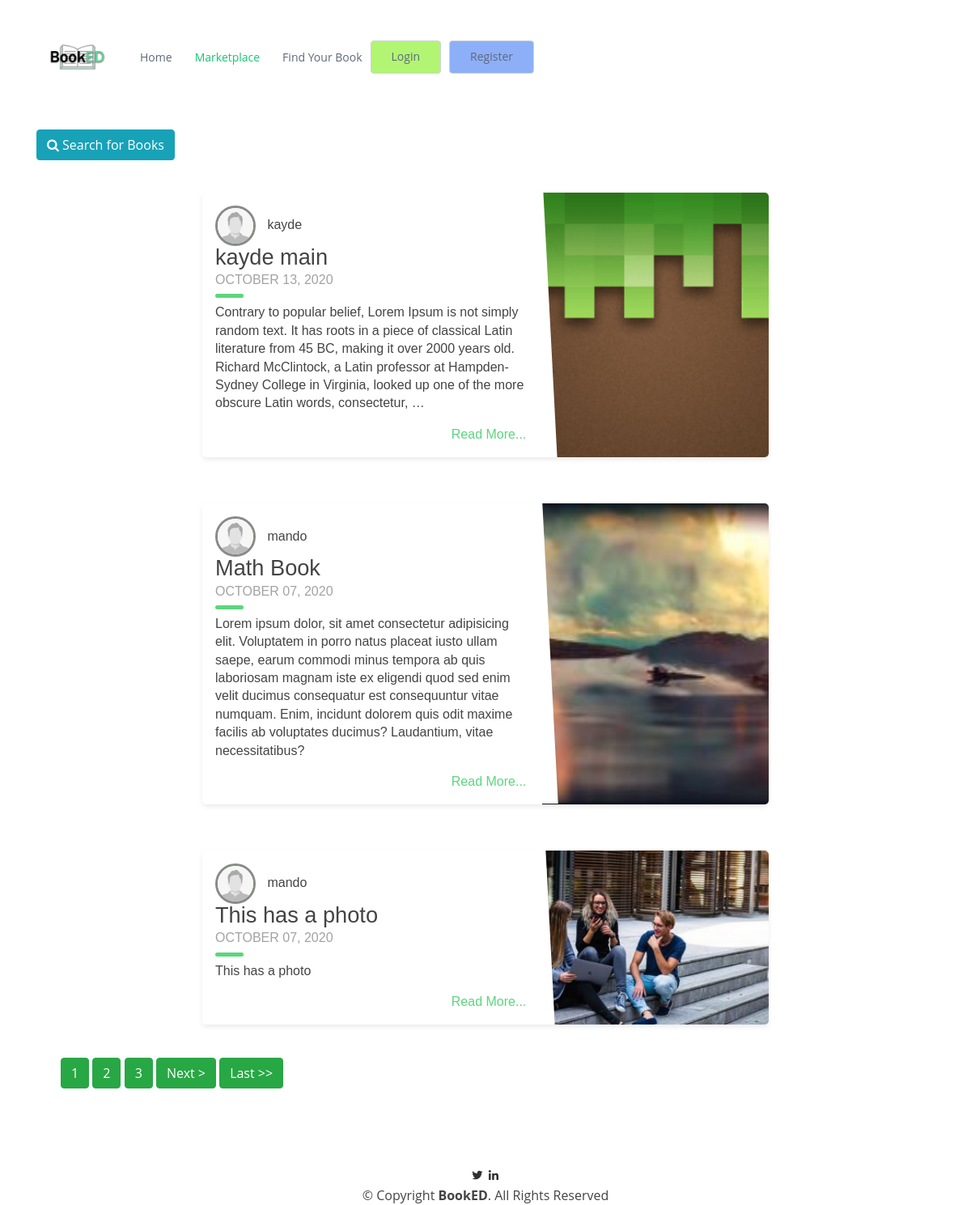
The page /market/ on the database as committed earlier.
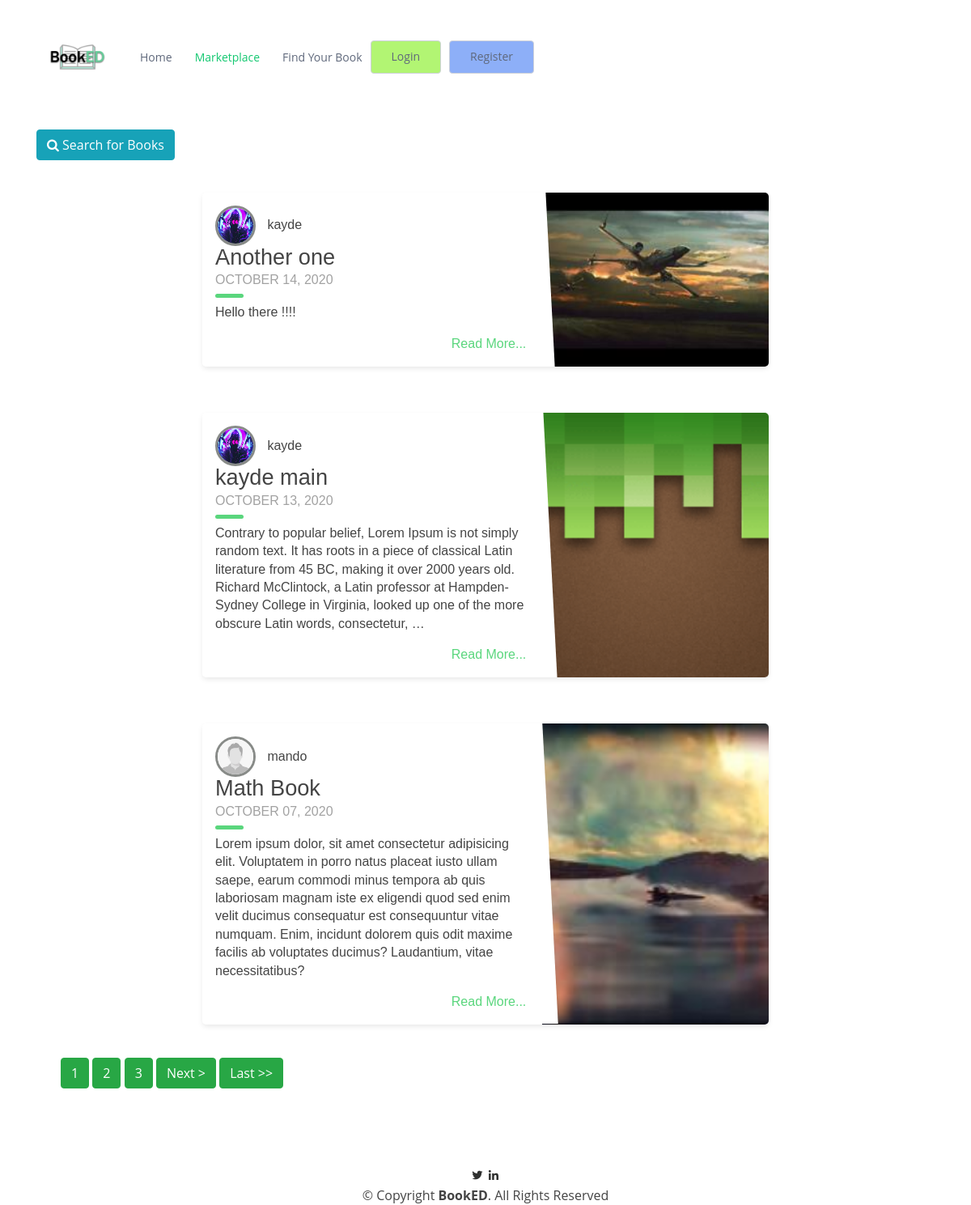
The same page on the database as committed later.
### main/models.py (models this page shows, shortened)
class Post(models.Model):
    title = models.CharField(max_length=50) #title length restriction 50
    content = models.TextField(max_length=500) #content lenght restricted to 500
    schools = models.ForeignKey('School', null=True, blank=True, on_delete=models.CASCADE)
    classes = models.ManyToManyField(Class)
    course = models.ForeignKey(Course, on_delete=models.CASCADE, null=True, blank=True)
    date_posted = models.DateTimeField(default=timezone.now) #gets time that the post is made
    semester = models.ForeignKey('Semester', null=True, blank=True, on_delete=models.CASCADE)
    objects = models.Manager()
    isbn = models.IntegerField(default=000)
    post_img = models.ImageField(upload_to='post_image',default='default.jpg')
    author = models.ForeignKey(User, on_delete=models.CASCADE) #deleted post if user is deleted
    sponsored = models.BooleanField(default=False)
    class Meta:
        ordering = ['-date_posted']

### users/models.py (models this page shows, shortened)
class Profile(models.Model):
    user = models.OneToOneField(User, on_delete=models.CASCADE) #one to one relationship with the user profile
    image = models.ImageField(default='default.jpg', upload_to='profile_pics') #default profile image
    image_back = models.ImageField(default='default_back.jpg', upload_to='background_pics') #default profile image
    school = models.ManyToManyField(main.models.School)
    course = models.ManyToManyField(main.models.Course)
    classes = models.ManyToManyField(main.models.Class)
    semester = models.ManyToManyField(main.models.Semester)

### main/views.py (the view)
# urls.py: path('market/', PostListView.as_view(), name='Main-Market'),
class PostListView(ListView):
    model = Post
    template_name = 'main/market.html' # <app>/<models>_<viewtype>.html <APP>
    context_object_name = 'posts' #<MODELS>
    ordering =  ['-date_posted']
    paginate_by = 3

### main/models.py (called while the page is built)
    def __str__(self):
        return self.name

    def __str__(self):
        return self.semester

### main/templates/main/market.html (shortened to what this page needs)
{% load static %}
<!DOCTYPE html>
<html lang="en">
<head>
  <link rel="stylesheet" href="https://cdnjs.cloudflare.com/ajax/libs/font-awesome/4.7.0/css/font-awesome.min.css">
  <link href="{% static 'assets/vendor/bootstrap/css/bootstrap.min.css' %}" rel="stylesheet">
  <link href="{% static 'assets/vendor/icofont/icofont.min.css' %}" rel="stylesheet">
  <link href="{% static 'assets/vendor/boxicons/css/boxicons.min.css' %}" rel="stylesheet">
  <link href="{% static 'assets/vendor/venobox/venobox.css' %}" rel="stylesheet">
  <link href="{% static 'assets/vendor/owl.carousel/assets/owl.carousel.min.css' %}" rel="stylesheet">
  <link href="{% static 'assets/css/style.css' %}" rel="stylesheet">
  <link rel="stylesheet" href="{% static 'assets/css/filter.css' %}">
</head>
<body>
  <header id="header" class="fixed-top">
    <div class="container d-flex align-items-center">
      <a href="/"><img src="{% static 'assets/img/BookED_Logo1.png' %}" alt="MainLogo" class="img-fluid" width="100" height="100"></a>
      <nav class="nav-menu d-none d-lg-block">
        <ul>
          <li><a href="/">Home</a></li>
          <li class="active"><a href="#market">Marketplace</a></li>
          <li><a href="/filter">Find Your Book</a></li>
      {% if user.is_authenticated %}
      <a href="/profile" class="get-started-btn scrollto">Profile</a>
      <a href="{% url 'Post-Create' %}" class="get-post-btn scrollto">New Post</a>
      {% else %}
      <a href="/login" class="get-started-btn scrollto">Login</a>
      <a href="/register" class="get-register-btn scrollto">Register</a>
      {% endif %}
    </ul>
  </nav>
    </div>
  </header>
  {% block content %}
    <main id="main">
      <div class="container">
      <a href="/filter" type="button" class="btn btn-info"><i class="fa fa-search"></i> Search for Books</a></div>
      <br>
        {% for post in posts %}
        <div class="container">
          <div class="blog-card alt">
            <div class="meta">
              <div class="photo" style="background-image: url({{post.post_img.url}})"></div>
              <ul class="details">
                <li class="author"><a href="{% url 'Post-Detail' post.id %}">{{ post.title }}</a></li>
                <li class="date">{{ post.date_posted|date:"F d, Y" }}</li>
                <li class="tags">
                  <ul>
                    <li><a href="{% url 'User-Posts' post.author.username %}">School : {{  post.schools }}</a></li>
                    <li><a href="{% url 'User-Posts' post.author.username %}">Semester : {{  post.semester }}</a></li>
                    <li><a href="{% url 'User-Posts' post.author.username %}">ISBN Number : {{  post.isbn }}</a></li>
                  </ul>
                </li>
              </ul>
            </div>
            <div class="description">
              <img class="rounded-circle article-img" src="{{ post.author.profile.image.url }}">
              <a class="mr-2" href="{% url 'User-Posts' post.author.username %}">{{ post.author }}</a>
              <h1><a href="{% url 'Post-Detail' post.id %}">{{ post.title }}</a></h1>
              <h2>{{ post.date_posted|date:"F d, Y" }}</h2>
              <p>{{ post.content|truncatewords:50 }}</p>
              <p class="read-more">
                <a href="{% url 'Post-Detail' post.id %}">Read More...</a>
              </p>
            </div>
          </div>
            <br>
      {% endfor %}
    </div>
      <div class="container">
      {% if is_paginated %}
        {% for num in page_obj.paginator.page_range %}
          {% if page_obj.number == num %}
            <a href="?page={{ num }}" class="btn btn-success mb-4">{{num}}</a>
          {% elif num > page_obj.number|add:'-3' and num < page_obj.number|add:'3' %}
            <a href="?page={{ num }}" class="btn btn-success mb-4">{{num}}</a>
          {% endif %}
        {% endfor %}
        {% if page_obj.has_next %}
        <a href="?page={{ page_obj.next_page_number }}" class="btn btn-success mb-4">Next ></a>
        <a href="?page={{ page_obj.paginator.num_pages }}" class="btn btn-success mb-4">Last >></a>
        {% endif %}
      </div>
      {% endif %}
      {% endblock content %}
  <br>
  </main>
  <br>
  <br>
  <center>
  <footer id="footer">
    <div class="footer-top">
        <div class="social-links">
          <a href="#" class="twitter"><i class="bx bxl-twitter"></i></a>
          <a href="#" class="linkedin"><i class="bx bxl-linkedin"></i></a>
        </div>
      </div>
    <div class="container footer-bottom clearfix">
      <div class="copyright">
        &copy; Copyright <strong><span>BookED</span></strong>. All Rights Reserved
      </div>
    </div>
  </footer>
</center>
</body>
</html>

### main/static/assets/css/style.css (style rules this page uses)
body { font-family: "Open Sans", sans-serif; color: #444444; }
a { color: #2f302f; }
h1, h2, h3, h4, h5, h6 { font-family: "Raleway", sans-serif; }
#header { background: rgb(255, 255, 255); transition: all 0.5s; z-index: 997; padding: 20px 0; }
.nav-menu ul { margin: 0; padding: 0; list-style: none; }
.nav-menu > ul { display: flex; }
.nav-menu > ul > li { position: relative; white-space: nowrap; padding: 10px 0 10px 28px; }
.nav-menu a { display: block; position: relative; color: #5f687b; transition: 0.3s; font-size: 14px; font-family: "Open Sans", sans-serif; }
.nav-menu a:hover, .nav-menu .active > a, .nav-menu li:hover > a { color: #14c871; }
.get-started-btn { margin-left: 10px; background: rgb(178, 245, 115); color: #5f687b; border-radius: 4px; padding: 8px 25px; white-space: nowrap; transition: 0.3s; font-size: 14px; display: inline-block; border: 1px solid #cdd1d9; }
.get-register-btn { margin-left: 10px; background: rgb(141, 175, 248); color: #5f687b; border-radius: 4px; padding: 8px 25px; white-space: nowrap; transition: 0.3s; font-size: 14px; display: inline-block; border: 1px solid #cdd1d9; }
.mobile-nav { position: fixed; top: 55px; right: 15px; bottom: 15px; left: 15px; z-index: 9999; overflow-y: auto; background: #fff; transition: ease-in-out 0.2s; opacity: 0; visibility: hidden; border-radius: 10px; padding: 10px 0; }
.mobile-nav * { margin: 0; padding: 0; list-style: none; }
.mobile-nav a { display: block; position: relative; color: #5f687b; padding: 10px 20px; font-weight: 500; outline: none; }
.mobile-nav a:hover, .mobile-nav .active > a, .mobile-nav li:hover > a { color: #16df7e; text-decoration: none; }
.article-img { width: 50px; height: 50px; margin-right: 10px; border: 3px solid #888b88; }

Rows that differ between the two databases and show on the page:
no longer on this page (row unchanged): Post: post_img (picture), author.profile.image (placeholder picture), author "mando", title "This has a photo", date_posted "OCTOBER 07, 2020", content "This has a photo"
added Post: post_img (picture), author.profile.image (picture), author "kayde", title "Another one", date_posted "OCTOBER 14, 2020", content "Hello there !!!!"
changed Post "kayde main": author.profile.image: picture added in place of a placeholder
